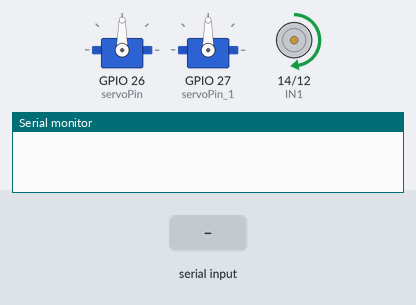
Bench run of a sketch on a simulated ESP32. Shown: 2 × servo, motor-driver pin pairs drawn as motors (green arrow = first pin HIGH = forward, orange = second pin HIGH = backward, longer = more drive, scaled by the enable pin), the last lines printed to the serial monitor. The inputs (shaded band) are chosen by the test bench.

Above: at 1.2 s.
1.3 s: "d" received over Serial
At 1.9 s:
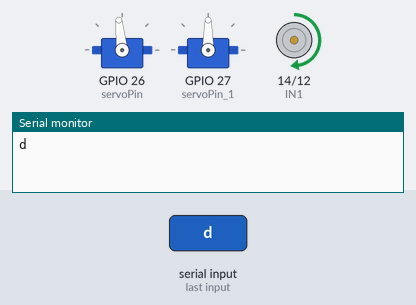
4.3 s: "d" received over Serial
At 5.4 s:
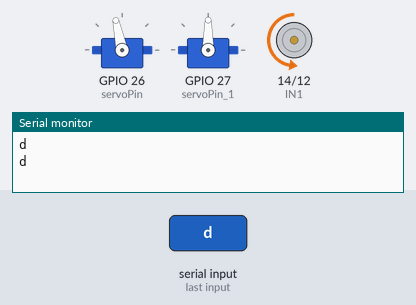
5.8 s: "i" received over Serial
At 6.5 s:
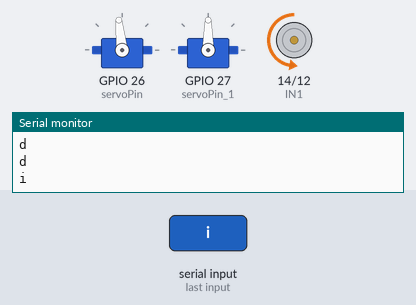
7.3 s: "a" received over Serial
At 8.75 s:
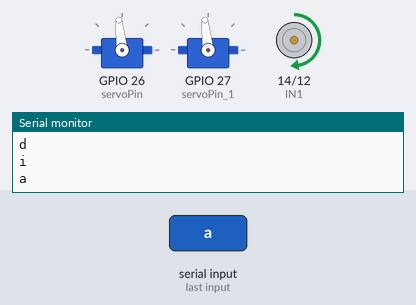
8.8 s: "a" received over Serial
At 9.4 s:
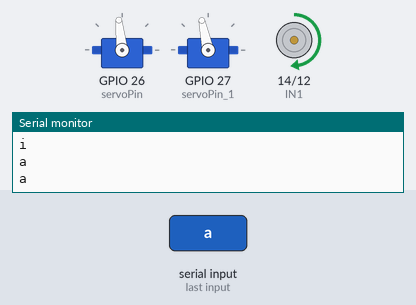
Timing chart, 0 to 14.4 s (numbered marks = the images above; inputs shaded):
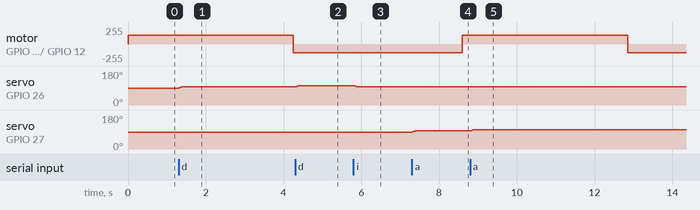

Measured:
- after the input at 1.3 s, servo on GPIO 26 (servoPin): 90° → 96° at once
- after the input at 4.3 s, servo on GPIO 26 (servoPin): 96° → 102° at once
- after the input at 5.8 s, servo on GPIO 26 (servoPin): 102° → 96° at once
- after the input at 7.3 s, servo on GPIO 27 (servoPin_1): 90° → 96° at once
- after the input at 8.8 s, servo on GPIO 27 (servoPin_1): 96° → 102° at once

The sketch:

Servo_movi.ino
```cpp
#include <ESP32Servo.h>

// Constantes de suavizado y paso
const int PASO_SERVO =
    6; // Grados que se moverá el servo por cada comando (antes era 8)
const int DELAY_PASO =
    15; // Tiempo (ms) por cada grado de movimiento en tracker
const int DELAY_INICIO = 30; // Tiempo (ms) por grado durante el arranque lento

// Declaración de variables y configuración
char dato;
int velocidad_h = 90; // Ángulo para el servo horizontal
int velocidad_v = 90; // Ángulo para el servo vertical
bool movimientoEnProceso =
    false; // Bandera para indicar si el servo está en movimiento

#define servoPin 26
#define servoPin_1 27
#define IN1 14 // Pin de control para IN1 del motor DC
#define IN2 12 // Pin de control para IN2 del motor DC
#define ENA 13 // Pin de habilitación (PWM) del motor DC

#define PWM_CHANNEL 0
#define PWM_FREQ 5000
#define PWM_RESOLUTION 8 // Resolución de 8 bits (0-255)

Servo myServo;
Servo myServo_1;

// --- Variables para la máquina de estados del pivote ---
enum PivotState {
  PIVOT_RAMP_UP,   // Aumentar velocidad de 0 a 255
  PIVOT_HOLD_UP,   // Mantener velocidad máxima cierto tiempo
  PIVOT_RAMP_DOWN, // Bajar velocidad de 255 a 0
  PIVOT_HOLD_DOWN  // Mantener velocidad mínima cierto tiempo
};

PivotState pivotState = PIVOT_RAMP_UP;

int pivotSpeed = 0;               // Velocidad actual del pivote (0-255)
int pivotIncrement = 6;           // Paso de incremento/decremento
unsigned long pivotInterval = 50; // Tiempo entre pasos de rampa (ms)
unsigned long pivotHoldTime =
    2000; // Tiempo para mantener velocidad máx/mín (ms)
unsigned long lastPivotMillis = 0; // Marca de tiempo para controlar incrementos
unsigned long holdStartMillis = 0; // Marca de tiempo para mantener velocidades

void setup() {
  // Configuración del monitor serial
  Serial.begin(9600);
  Serial.setTimeout(4); // Ajustar el tiempo de espera para Serial

  velocidad_h = 90;
  velocidad_v = 90;

  // Escribir la posición inicial (90, 90) ANTES de hacer attach para evitar
  // tirones bruscos
  myServo.write(velocidad_h);
  myServo_1.write(velocidad_v);

  // Configuración de los servos
  myServo.attach(servoPin);
  myServo_1.attach(servoPin_1);

  // Configuración de los pines del motor DC
  pinMode(IN1, OUTPUT);
  pinMode(IN2, OUTPUT);
  pinMode(ENA, OUTPUT);

  // Configurar el PWM para el ESP32
  analogWrite(
      ENA,
      128); // PWM de 50% de ciclo de trabajo (ajusta el valor si es necesario)

  // Inicialmente apagamos el motor
  ledcWrite(PWM_CHANNEL, 0);

  // Arranque: Estado inicial de la máquina del pivote
  pivotState = PIVOT_RAMP_UP;
  pivotSpeed = 0;
  lastPivotMillis = millis();
  holdStartMillis = 0;
}

// --- Loop principal ---
void loop() {
  // (1) Actualiza el pivote (motor DC) de manera no bloqueante
  actualizarPivote();

  // (2) Verifica si hay datos seriales para mover servos
  if (Serial.available()) {
    procesarComandosSerial();
  }
}

// --- MÁQUINA DE ESTADOS DEL PIVOTE ---
void actualizarPivote() {
  unsigned long ahora = millis();

  switch (pivotState) {
  case PIVOT_RAMP_UP:
    // Rampa de velocidad 0 -> 255
    if (ahora - lastPivotMillis >= pivotInterval) {
      lastPivotMillis = ahora;
      pivotSpeed += pivotIncrement;
      if (pivotSpeed >= 255) {
        pivotSpeed = 255;
        pivotState = PIVOT_HOLD_UP; // Pasa a estado de mantener velocidad
        holdStartMillis = ahora;    // Inicia conteo de retención
      }
    }
    // Configura la dirección "SUBIR"
    digitalWrite(IN1, HIGH);
    digitalWrite(IN2, LOW);
    ledcWrite(PWM_CHANNEL, pivotSpeed);
    break;

  case PIVOT_HOLD_UP:
    // Mantiene velocidad máxima por pivotHoldTime
    digitalWrite(IN1, HIGH);
    digitalWrite(IN2, LOW);
    ledcWrite(PWM_CHANNEL, pivotSpeed);

    if (ahora - holdStartMillis >= pivotHoldTime) {
      // Terminado el tiempo de mantener
      pivotState = PIVOT_RAMP_DOWN;
      lastPivotMillis = ahora; // Para la nueva rampa
    }
    break;

  case PIVOT_RAMP_DOWN:
    // Rampa de velocidad 255 -> 0
    if (ahora - lastPivotMillis >= pivotInterval) {
      lastPivotMillis = ahora;
      pivotSpeed -= pivotIncrement;
      if (pivotSpeed <= 0) {
        pivotSpeed = 0;
        pivotState = PIVOT_HOLD_DOWN;
        holdStartMillis = ahora;
      }
    }
    // Configura la dirección "BAJAR"
    digitalWrite(IN1, LOW);
    digitalWrite(IN2, HIGH);
    ledcWrite(PWM_CHANNEL, pivotSpeed);
    break;

  case PIVOT_HOLD_DOWN:
    // Mantiene velocidad mínima por pivotHoldTime
    digitalWrite(IN1, LOW);
    digitalWrite(IN2, HIGH);
    ledcWrite(PWM_CHANNEL, pivotSpeed);

    if (ahora - holdStartMillis >= pivotHoldTime) {
      pivotState = PIVOT_RAMP_UP; // Volver a subir
      lastPivotMillis = ahora;
    }
    break;
  }
}

// Función para procesar los comandos seriales
void procesarComandosSerial() {
  dato = Serial.read();
  delay(10);
  Serial.println(dato);

  if (!movimientoEnProceso) {
    switch (dato) {
    case 'd':
      movimientoEnProceso = true;
      moverServoSuavemente(myServo, &velocidad_h, PASO_SERVO, 150);
      movimientoEnProceso = false;
      break;

    case 'i':
      movimientoEnProceso = true;
      moverServoSuavemente(myServo, &velocidad_h, -PASO_SERVO, 50);
      movimientoEnProceso = false;
      break;

    case 'a':
      movimientoEnProceso = true;
      moverServoSuavemente(myServo_1, &velocidad_v, PASO_SERVO, 150);
      movimientoEnProceso = false;
      break;

    case 'b':
      movimientoEnProceso = true;
      moverServoSuavemente(myServo_1, &velocidad_v, -PASO_SERVO, 50);
      movimientoEnProceso = false;
      break;

    case 'p':
      movimientoEnProceso = true;
      centrarServos();
      movimientoEnProceso = false;
      break;
    }
  }
}

// --- Función para mover un servo suavemente (bloqueante) ---
void moverServoSuavemente(Servo &servo, int *anguloActual, int incremento,
                          int limite) {
  int anguloObjetivo = *anguloActual + incremento;

  // Limitar el ángulo dentro de los límites especificados
  if (incremento > 0 && anguloObjetivo > limite)
    anguloObjetivo = limite;
  if (incremento < 0 && anguloObjetivo < limite)
    anguloObjetivo = limite;

  // Mover el servo gradualmente hacia el ángulo objetivo
  while (*anguloActual != anguloObjetivo) {
    if (*anguloActual < anguloObjetivo)
      (*anguloActual)++;
    else if (*anguloActual > anguloObjetivo)
      (*anguloActual)--;
    servo.write(*anguloActual);
    delay(DELAY_PASO); // Este delay sólo afecta a los servos, NO al pivote
  }
}

// --- Función para centrar ambos servos suavemente ---
void centrarServos() {
  while (velocidad_h != 90 || velocidad_v != 90) {
    if (velocidad_h < 90)
      velocidad_h++;
    else if (velocidad_h > 90)
      velocidad_h--;

    if (velocidad_v < 90)
      velocidad_v++;
    else if (velocidad_v > 90)
      velocidad_v--;

    myServo.write(velocidad_h);
    myServo_1.write(velocidad_v);
    delay(20); // Sólo bloquea el centrado del servo
  }
}
```
